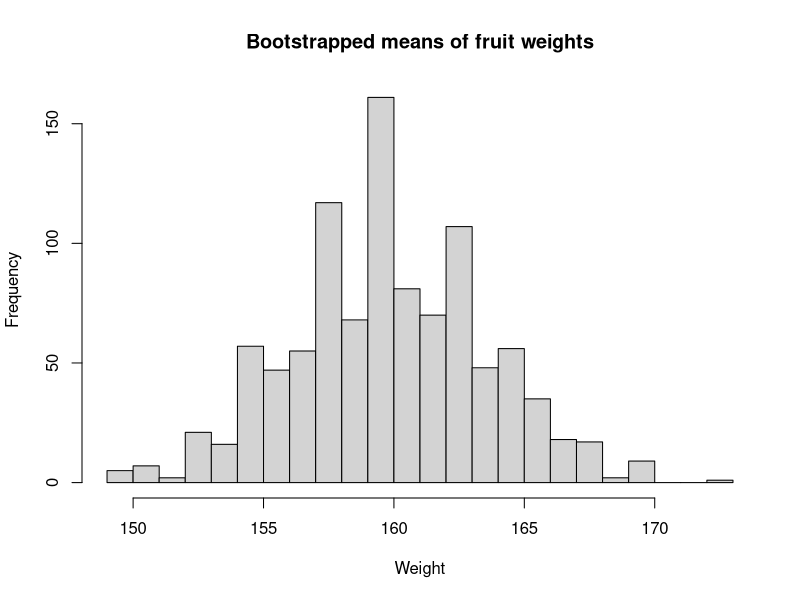

Recreate this plot in R.
set.seed(123) 
fruit_weights <- c(150, 160, 165, 170, 175, 145, 155) 

# Function to perform bootstrapping
bootstrap_mean <- function(data, n_iterations) {
  means <- numeric(n_iterations)
  for (i in 1:n_iterations) {
    sample_data <- sample(data, replace = TRUE)
    means[i] <- mean(sample_data)
  }
  return(means)
}

# Generate bootstrapped means
n_iterations <- 1000
bootstrapped_means <- bootstrap_mean(fruit_weights, n_iterations)

# Plotting the results
hist(bootstrapped_means, breaks=30, main="Bootstrapped means of fruit weights", xlab="Weight")
